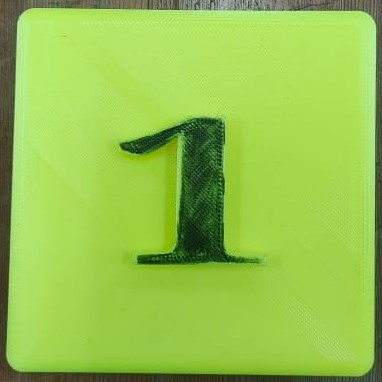
#> input picture Numdata/01.jpg, 382 x 382 px
$ python getphoto.py
#> lines starting #> are read from the running program, lines starting #| are printed output that depends on the picture; after the words box and inside, x2 and y2 are one past the last pixel; in counts of white or black regions, pixels touching at a corner belong together
#> the answer given: Numdata/01.jpg
#> in img2photo, img is the input picture: shape (382, 382, 3); mean B, G, R 77.9, 195.6, 149.4
#1圖片轉尋找框
import cv2
import numpy as np


def show_photo(win_name, img):
    cv2.namedWindow(win_name, 0)
    cv2.resizeWindow(win_name, 554, 739)
    cv2.imshow(win_name, img)

def imgq(img):
    # 轉灰度圖
    img = cv2.cvtColor(img, cv2.COLOR_BGR2GRAY)
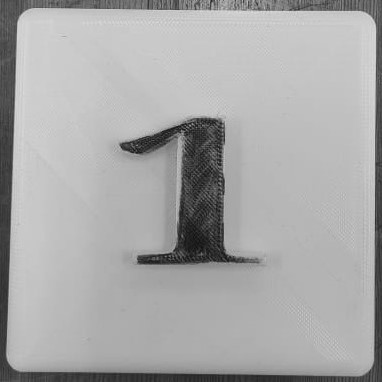
#> img: shape (382, 382); min 15, max 220, mean 168.4
    # 侵蝕膨脹
    kernel = np.ones((5,5), np.uint8)
    img = cv2.erode(img, kernel)
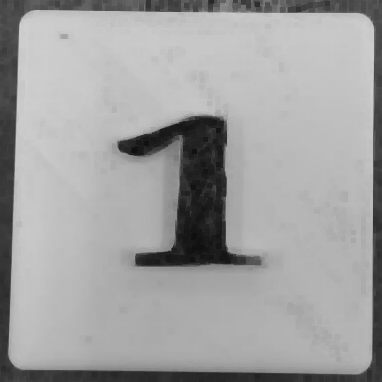
#> img: shape (382, 382); min 15, max 208, mean 160.4
    img = cv2.dilate(img, kernel)
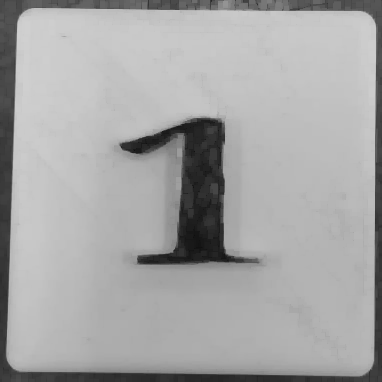
#> img: shape (382, 382); min 15, max 208, mean 165.9
    # 高斯濾波
    img = cv2.GaussianBlur(img, (3,3), 0)
    # 二值化
    ret, img = cv2.threshold(img, 127, 255, cv2.THRESH_BINARY)
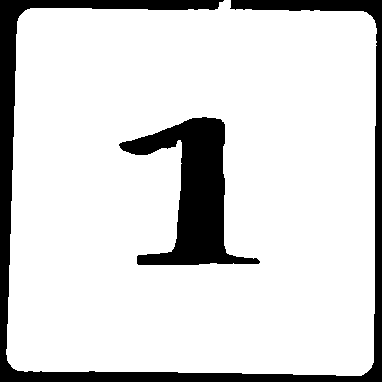
#> img: shape (382, 382); 84.8% white; 2 black regions, box (x1, y1, x2, y2) and area: (0, 0, 382, 382) 13899, (119, 117, 260, 265) 8230
    return img

def imgtreat(img):
    img = imgq(img)
    # canny邊緣檢測
    img = cv2.Canny(img, 100, 300)
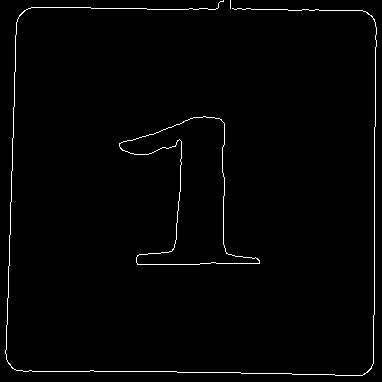
#> img: shape (382, 382); 1.4% white in thin lines or dots
    # 尋找輪廓
    (cnts, _) = cv2.findContours(img.copy(),
        cv2.RETR_EXTERNAL, cv2.CHAIN_APPROX_SIMPLE)
#> cnts = 3 contours, 2 with area under 20; largest, box (x1, y1, x2, y2) and area: (119, 116, 260, 265) 8194
    # print(len(cnts))
    return cnts

def img2photo():
    print("輸入讀取的圖片路徑")
    img = cv2.imread(input())
    # show_photo('mask', img)
    cnts = imgtreat(img)
    txt_file = open('./contours.txt', 'w')
    for i in range(len(cnts)):
        cnt = cnts[i]
        x, y, w, h = cv2.boundingRect(cnt)
        img = cv2.rectangle(img, (x, y), (x+w, y+h), (255, 0, 0), 2)
        txt_file.write('{:0>2d}: [{},{}  {},{}  {},{}  {},{}]\n'.format(
            i+1, x, y, x, y+h, x+w, y, x+w, y+h))
#> this loop made 3 passes
#> (x, y, w, h) on passes 1, 3: (119, 116, 141, 149), (5, 0, 372, 376)
#> (cnt, x, y, w, h) on pass 2: ([[230, 0], [230, 8]], 230, 0, 1, 9)
#> pass 1, in img2photo, `img = cv2.rectangle(img, (x, y), (x+w, y+h), (255, 0, 0), 2)`:
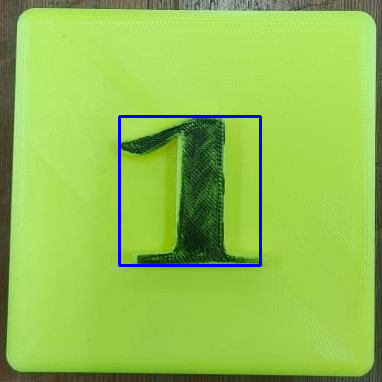
#> img: shape (382, 382, 3); 1.19% of pixels changed, all inside (x1, y1, x2, y2) = (118, 115, 262, 267)
#> pass 3, in img2photo, `img = cv2.rectangle(img, (x, y), (x+w, y+h), (255, 0, 0), 2)`:
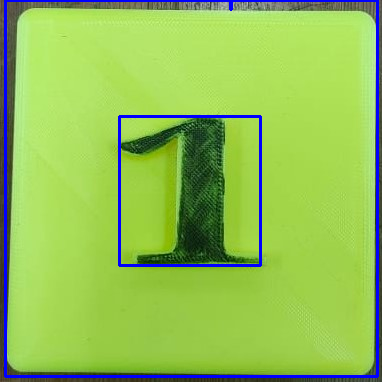
#> img: shape (382, 382, 3); mean B, G, R 85.9, 190.9, 145.5

    cv2.imwrite('./rectangle.jpg', img)
    txt_file.close()

    cv2.waitKey()
    cv2.destroyAllWindows()

if __name__ == '__main__':
    img2photo()

$ run again, on Numdata/03.jpg
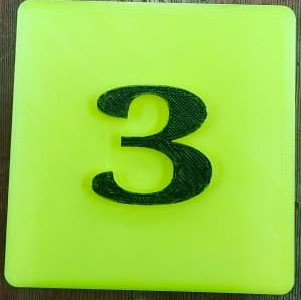
#> input picture Numdata/03.jpg, 301 x 300 px
#> in img2photo, img is the input picture: shape (300, 301, 3); mean B, G, R 70.7, 205.7, 150.4
#> in imgtreat, `img = cv2.Canny(img, 100, 300)`:
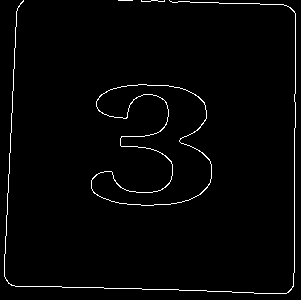
#> img: shape (300, 301); 2% white in thin lines or dots
#> in imgtreat, `(cnts, _) = cv2.findContours(img.copy(), cv2.RETR_EXTERNAL, cv2.CHAIN_..`: cnts = 4 contours, 3 with area under 20; largest, box (x1, y1, x2, y2) and area: (91, 84, 212, 206) 7040
#> the loop in img2photo, `for i in range(len(cnts)):` made 4 passes
#> (x, y, w, h) on passes 1, 2, 4: (91, 84, 121, 122), (141, 0, 24, 2), (4, 0, 292, 294)
#> after the loop in img2photo, `for i in range(len(cnts)):`:
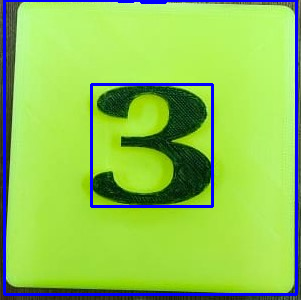
#> img: shape (300, 301, 3); mean B, G, R 81.3, 198.7, 145.1

$ run again, on Numdata/04.jpg
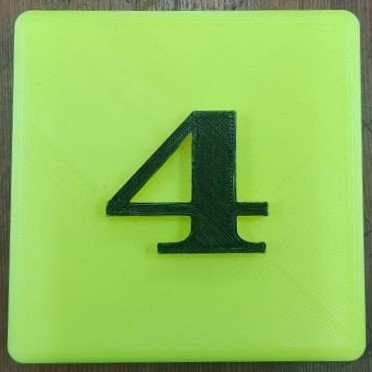
#> input picture Numdata/04.jpg, 372 x 372 px
#> in img2photo, img is the input picture: shape (372, 372, 3); mean B, G, R 89.5, 192.8, 144.4
#> in imgtreat, `img = cv2.Canny(img, 100, 300)`:
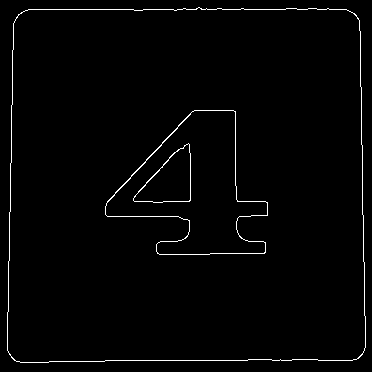
#> img: shape (372, 372); 1.7% white in thin lines or dots
#> in imgtreat, `(cnts, _) = cv2.findContours(img.copy(), cv2.RETR_EXTERNAL, cv2.CHAIN_..`: cnts = 1 contour; box (x1, y1, x2, y2) and area: (7, 7, 366, 363) 123498
#> the loop in img2photo, `for i in range(len(cnts)):` made 1 pass
#> (x, y, w, h) on pass 1: (7, 7, 359, 356)
#> pass 1, in img2photo, `img = cv2.rectangle(img, (x, y), (x+w, y+h), (255, 0, 0), 2)`:
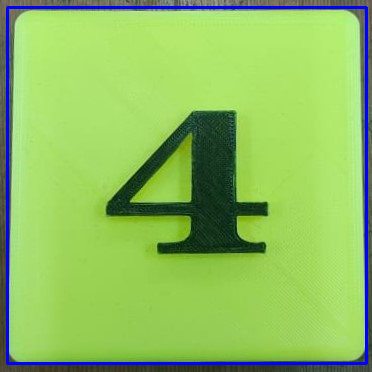
#> img: shape (372, 372, 3); 3.1% of pixels changed, all inside (x1, y1, x2, y2) = (6, 6, 368, 365)

$ run again, on Numdata/05.jpg
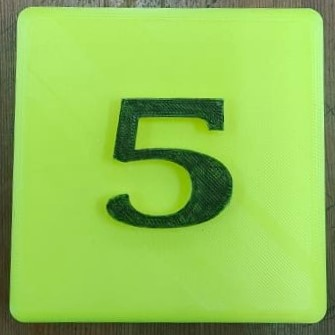
#> input picture Numdata/05.jpg, 335 x 335 px
#> in img2photo, img is the input picture: shape (335, 335, 3); mean B, G, R 83.8, 195.4, 146
#> in imgtreat, `(cnts, _) = cv2.findContours(img.copy(), cv2.RETR_EXTERNAL, cv2.CHAIN_..`: cnts = 3 contours, 2 with area under 20; largest, box (x1, y1, x2, y2) and area: (9, 2, 327, 323) 97948
#> the loop in img2photo, `for i in range(len(cnts)):` made 3 passes
#> (x, y, w, h) on passes 1 to 3: (9, 2, 318, 321), (116, 0, 7, 3), (69, 0, 6, 3)
#> pass 1, in img2photo, `img = cv2.rectangle(img, (x, y), (x+w, y+h), (255, 0, 0), 2)`:
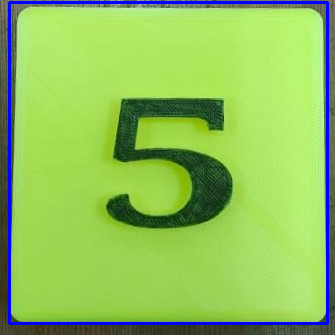
#> img: shape (335, 335, 3); 3.41% of pixels changed, all inside (x1, y1, x2, y2) = (8, 1, 329, 325)
